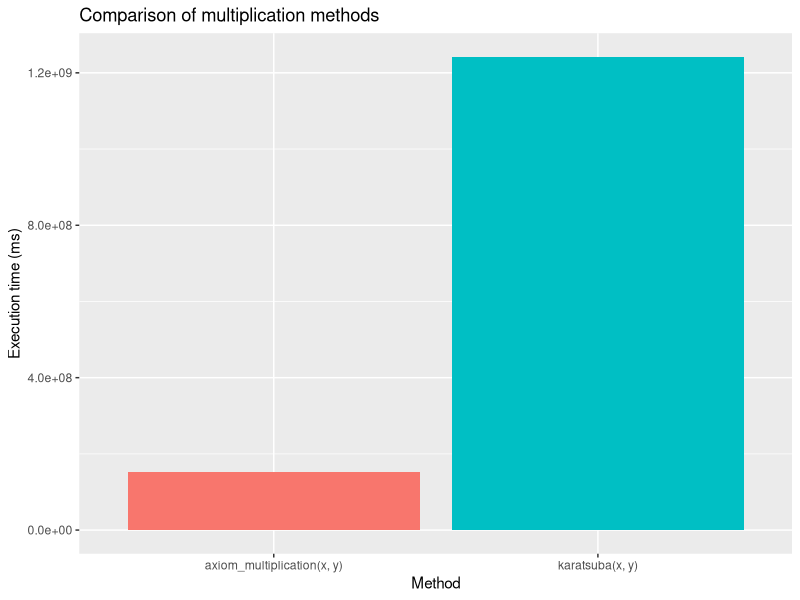
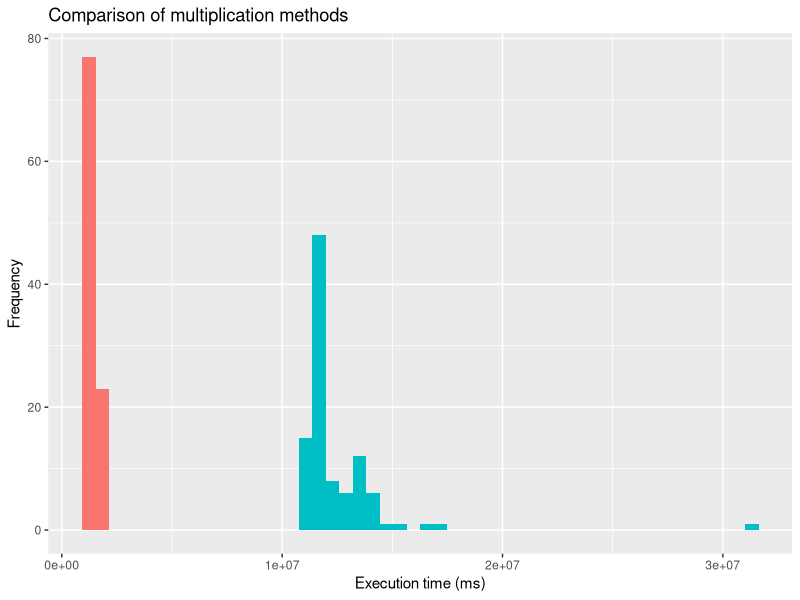
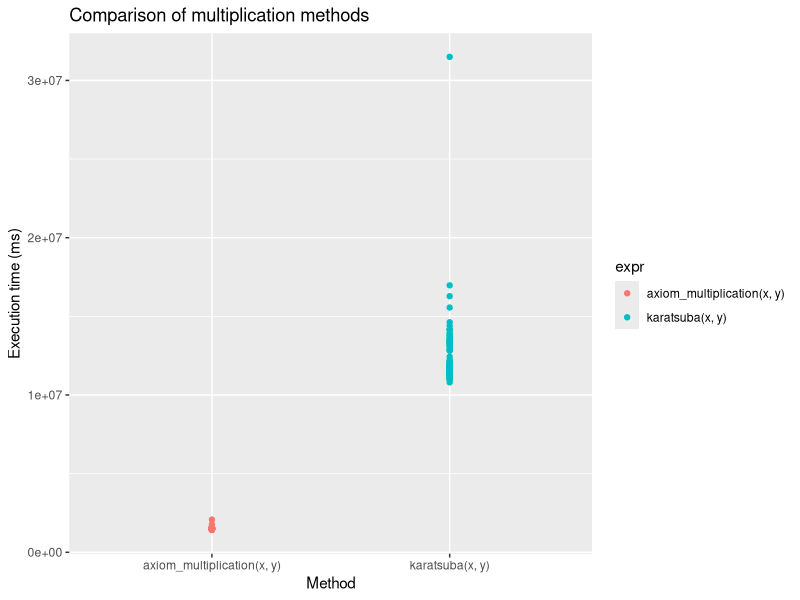

Write R code to recreate these figures, in order.
# install the required packages
install.packages("microbenchmark")
install.packages("ggplot2")

# load the packages
library(microbenchmark)
library(ggplot2)

# Define the axiom multiplication function
axiom_multiplication <- function(x, y) {
  # Break down x and y into multiples of 10 and single digits
  x_tens <- floor(x/10)
  x_ones <- x - 10*x_tens
  y_tens <- floor(y/10)
  y_ones <- y - 10*y_tens
  
  # Initialize a variable z to 0
  z <- 0
  
  # Iterate through the digits of x
  for (i in 1:length(x)) {
    # Iterate through the digits of y
    for (j in 1:length(y)) {
      # Calculate the product x[i] * y[j]
      product <- x[i] * y[j]
      
      # Add the product to the corresponding element of z
      z[i+j-1] <- z[i+j-1] + product
    }
  }
  
  # Return z as the final result
  return(z)
}

# define the Karatsuba multiplication function
karatsuba <- function(x, y) {
  if (length(x) <= 1 || length(y) <= 1) {
    return(axiom_multiplication(x, y))
  }
  m <- max(length(x), length(y))
  m2 <- floor(m/2)
  xl <- x[1:m2]
  xr <- x[(m2+1):m]
  yl <- y[1:m2]
  yr <- y[(m2+1):m]
  z0 <- karatsuba(xl, yl)
  z1 <- karatsuba(xl + xr, yl + yr)
  z2 <- karatsuba(xr, yr)
  c(z0 + (z1 - z0 - z2) * 10^m2, z2)
}

# define the inputs for the multiplication functions
x <- rnorm(100)
y <- rnorm(100)

# measure the execution time of the multiplication functions
result <- microbenchmark(axiom_multiplication(x, y), karatsuba(x, y))

# print the results
print(result)

# visualize the results using a bar chart
ggplot(result, aes(x=expr, y=time, fill=expr)) + 
  geom_bar(stat="identity") +
  theme(legend.position = "none") +
  labs(title = "Comparison of multiplication methods", x = "Method", y = "Execution time (ms)")

# visualize the results using a histogram
ggplot(result, aes(x=time, fill=expr)) + 
  geom_histogram(bins=50) +
  theme(legend.position = "none") +
  labs(title = "Comparison of multiplication methods", x = "Execution time (ms)", y = "Frequency")

# visualize the results using a plot
ggplot(result, aes(x=expr, y=time, color=expr)) + 
  geom_point() +
  labs(title = "Comparison of multiplication methods", x = "Method", y = "Execution time (ms)")

# get a summary of the results
summary <- summary(result)

# print the summary
print(summary)

# compare the mean execution time of the two methods
if (summary[1, "mean"] < summary[2, "mean"]) {
  print("The axiom multiplication method is faster on average.")
} else {
  print("The Karatsuba multiplication method is faster on average.")
}


# compare the mean execution time of the two methods
if (summary[1, "mean"] < summary[2, "mean"]) {
  print(paste("The axiom multiplication method is", round(summary[2, "mean"] / summary[1, "mean"], 2), "times faster than the Karatsuba method."))
} else {
  print(paste("The Karatsuba multiplication method is", round(summary[1, "mean"] / summary[2, "mean"], 2), "times faster than the axiom multiplication method."))
}